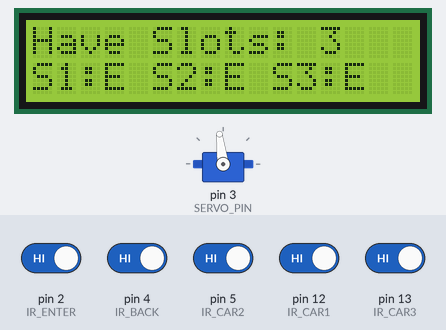
A sketch run on a simulated Arduino Uno, built with avr-gcc and run on an emulated ATmega328P. Parts: servo, 16×2 character LCD. The inputs (shaded band) are chosen by the test bench; at power-on: pin 2 (IR_ENTER), pin 4 (IR_BACK), pin 5 (IR_CAR2), pin 12 (IR_CAR1), pin 13 (IR_CAR3) HIGH.

Above: at 3.2 s.
3.3 s: pin 5 (IR_CAR2) driven LOW
4.9 s: pin 12 (IR_CAR1) driven LOW
At 5.5 s:
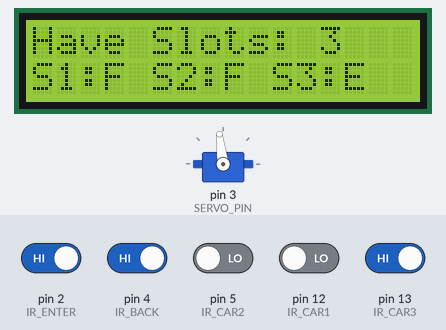
6.4 s: pin 13 (IR_CAR3) driven LOW
8.0 s: pin 5 (IR_CAR2) driven HIGH
At 9.1 s:
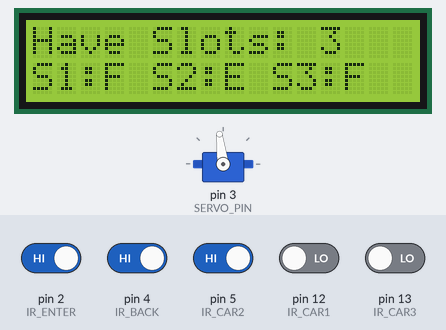
9.5 s: pin 12 (IR_CAR1) driven HIGH
11.1 s: pin 5 (IR_CAR2) driven LOW
At 11.6 s:
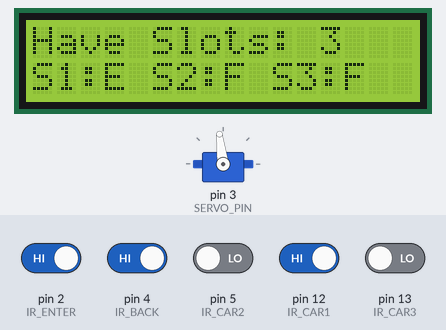
Timing chart, 0 to 13.6 s (numbered marks = the images above; inputs shaded):
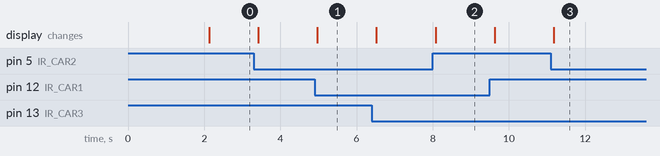

The sketch:

Parking.ino
```cpp
#include <Servo.h>
#include <Wire.h>
#include <LiquidCrystal_I2C.h>

// --- Configuration ---
// LCD Address: usually 0x27 or 0x3F
LiquidCrystal_I2C lcd(0x27, 16, 2);
Servo myservo;

// --- Pin Definitions ---
#define IR_ENTER 2   // Entrance sensor
#define IR_BACK 4    // Exit/Back sensor
#define SERVO_PIN 3  // Servo motor pin

#define IR_CAR1 12  // Slot 1 sensor
#define IR_CAR2 5  // Slot 2 sensor
#define IR_CAR3 13  // Slot 3 sensor

// --- Variables ---
int S1 = 0, S2 = 0, S3 = 0;
int flag1 = 0, flag2 = 0;
int slot = 3;  // Total available slots

void setup() {
  Serial.begin(9600);

  // 1. Initialize Sensors
  pinMode(IR_CAR1, INPUT);
  pinMode(IR_CAR2, INPUT);
  pinMode(IR_CAR3, INPUT);
  pinMode(IR_ENTER, INPUT);
  pinMode(IR_BACK, INPUT);

  // 2. Initialize Servo
  myservo.attach(SERVO_PIN);
  myservo.write(97);  // Initial State: Barrier Closed

  // 3. Initialize LCD
  lcd.init();
  lcd.backlight();

  // 4. Show Welcome Screen
  lcd.setCursor(0, 0);
  lcd.print("  Car Parking   ");
  lcd.setCursor(0, 1);
  lcd.print("     System     ");
  delay(2000);
  lcd.clear();

  // 5. Initial Sensor Read
  // Calculate occupied slots on startup to set correct counter
  Read_Sensor();
  int total = S1 + S2 + S3;
  slot = slot - total;
}

void loop() {
  Read_Sensor();

  // ==========================================
  //            LCD DISPLAY LOGIC
  // ==========================================

  // Line 1: Available Slots
  lcd.setCursor(0, 0);
  lcd.print("Have Slots: ");
  lcd.print(slot);
  lcd.print("   ");  // Clear trailing characters

  // Line 2: Slot Status (F=Full, E=Empty)
  lcd.setCursor(0, 1);

  lcd.print("S1:");
  lcd.print(S1 == 1 ? "F" : "E");

  lcd.print(" S2:");
  lcd.print(S2 == 1 ? "F" : "E");

  lcd.print(" S3:");
  lcd.print(S3 == 1 ? "F" : "E");

  // ==========================================
  //            ENTRY LOGIC
  // ==========================================
  if (digitalRead(IR_ENTER) == 0 && flag1 == 0) {
    // Only open if there is space
    if (slot > 0) {
      flag1 = 1;
      if (flag2 == 0) {
        myservo.write(7);  // Open Barrier
        slot = slot - 1;
      }
    } else {
      // Parking is Full
      lcd.setCursor(0, 0);
      lcd.print(" Sorry Parking Full ");
      delay(1500);
      lcd.clear();
    }
  }

  // ==========================================
  //            EXIT LOGIC
  // ==========================================
  if (digitalRead(IR_BACK) == 0 && flag2 == 0) {
    flag2 = 1;
    if (flag1 == 0) {
      myservo.write(7);  // Open Barrier
      slot = slot + 1;
    }
  }

  // ==========================================
  //         BARRIER CLOSING LOGIC
  // ==========================================
  // If car has passed both sensors (Entered or Exited completely)
  if (flag1 == 1 && flag2 == 1) {
    delay(1000);        // Wait for car to clear the boom
    myservo.write(97);  // Close Barrier
    flag1 = 0;          // Reset flags
    flag2 = 0;
  }

  delay(100);  // Stability delay
}

//Function to read IR sensors (Active LOW)
void Read_Sensor() {
  S1 = 0;
  S2 = 0;
  S3 = 0;

  if (digitalRead(IR_CAR1) == 0) { S1 = 1; }
  if (digitalRead(IR_CAR2) == 0) { S2 = 1; }
  if (digitalRead(IR_CAR3) == 0) { S3 = 1; }
}
```

Measured:
- after the input at 4.9 s, the display: changes after 0.07 s (image 1)
- after the input at 8.0 s, the display: changes after 0.07 s (image 2)
- after the input at 11.1 s, the display: changes after 0.08 s (image 3)
